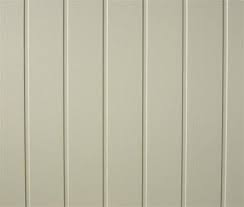
#> input picture ExampleCode/img.jpg, 244 x 207 px, given in place of img.bmp, which was not available
$ python Hough_transform_example.py
#> lines starting #> are read from the running program, lines starting #| are printed output that depends on the picture; after the words box and inside, x2 and y2 are one past the last pixel; in counts of white or black regions, pixels touching at a corner belong together; pictures that were not available may be replaced by others from this repository, and a replacement may not be noted
# hough transform eksempel kode

import cv2 as cv
import numpy as np

img = cv.imread("img.bmp")
#> img is the input picture: shape (207, 244, 3); mean B, G, R 164.5, 184.6, 187.3
gray = cv.cvtColor(img,cv.COLOR_BGR2GRAY)
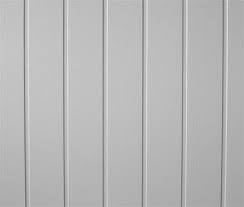
#> gray: shape (207, 244); min 108, max 224, mean 183.2
edges = cv.Canny(gray,50,100,apertureSize = 3)
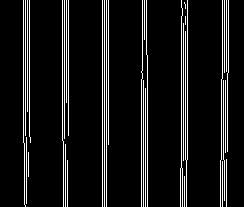
#> edges: shape (207, 244); 8.7% white in thin lines or dots, all inside (x1, y1, x2, y2) = (23, 0, 229, 207)
lines = cv.HoughLinesP(edges,1,np.pi/180,100,minLineLength=100,maxLineGap=10)
#> lines = 21 rows, first 6: [104, 206, 104, 0], [102, 206, 102, 0], [106, 206, 106, 0], [181, 167, 181, 0], [147, 206, 147, 55], [108, 144, 108, 0]

for line in lines:
    x1,y1,x2,y2 = line[0]
    cv.line(img,(x1,y1),(x2,y2),(0,255,0),2)
#> this loop made 21 passes
#> (x1, y1, x2, y2) on passes 1 to 12: (104, 206, 104, 0), (102, 206, 102, 0), (106, 206, 106, 0), (181, 167, 181, 0), (147, 206, 147, 55), (108, 144, 108, 0), (23, 142, 23, 0), (185, 159, 185, 4), (187, 159, 187, 0), (64, 138, 64, 0), (226, 206, 227, 93), (25, 135, 25, 0)
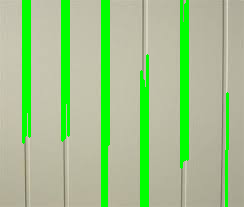
#> img: shape (207, 244, 3); 14.27% of pixels changed, all inside (x1, y1, x2, y2) = (22, 0, 229, 207)
cv.imwrite('new.jpg',img)
